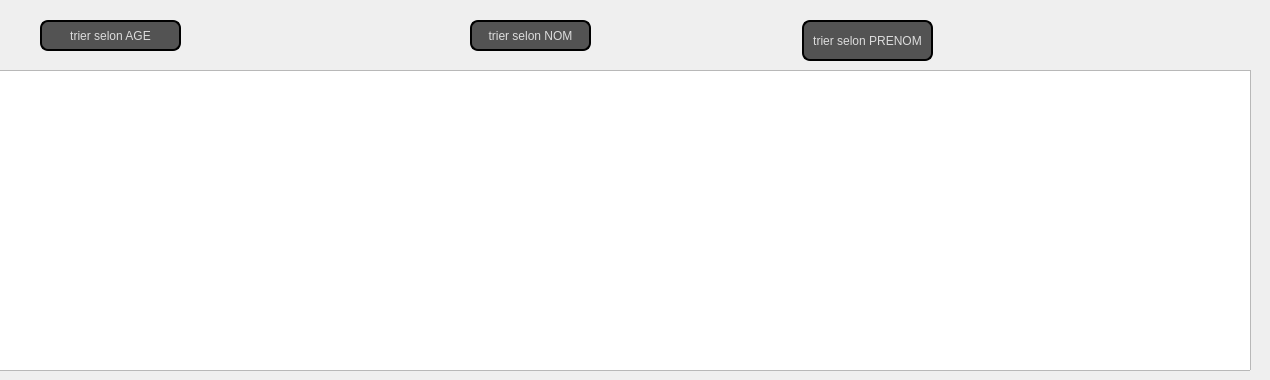
      <widget class="QWidget" name="tab_6">
       <attribute name="title">
        <string> trier entretient</string>
       </attribute>
       <widget class="QTreeView" name="table_tri">
        <property name="geometry">
         <rect>
          <x>-10</x>
          <y>70</y>
          <width>1261</width>
          <height>301</height>
         </rect>
        </property>
       </widget>
       <widget class="QLabel" name="label_22">
        <property name="geometry">
         <rect>
          <x>260</x>
          <y>10</y>
          <width>56</width>
          <height>16</height>
         </rect>
        </property>
        <property name="text">
         <string/>
        </property>
       </widget>
       <widget class="QPushButton" name="trier_age">
        <property name="geometry">
         <rect>
          <x>40</x>
          <y>20</y>
          <width>141</width>
          <height>31</height>
         </rect>
        </property>
        <property name="styleSheet">
         <string notr="true">QPushButton {
color: #dcdcdc;
background:#535353;
border: none;
font-size:12px;
font-family:Arial, Helvetica, sans-serif;
border: 2px solid ;
border-radius: 8px;
}
QPushButton:hover {
color:#fff;
	background-color: rgb(0, 0, 127);
border: none;
}</string>
        </property>
        <property name="text">
         <string>trier selon AGE</string>
        </property>
       </widget>
       <widget class="QPushButton" name="trier_nom">
        <property name="geometry">
         <rect>
          <x>470</x>
          <y>20</y>
          <width>121</width>
          <height>31</height>
         </rect>
        </property>
        <property name="styleSheet">
         <string notr="true">QPushButton {
color: #dcdcdc;
background:#535353;
border: none;
font-size:12px;
font-family:Arial, Helvetica, sans-serif;
border: 2px solid ;
border-radius: 8px;
}
QPushButton:hover {
color:#fff;
	background-color: rgb(0, 0, 127);
border: none;
}</string>
        </property>
        <property name="text">
         <string>trier selon NOM</string>
        </property>
       </widget>
       <widget class="QPushButton" name="trier_prenom">
        <property name="geometry">
         <rect>
          <x>802</x>
          <y>20</y>
          <width>131</width>
          <height>41</height>
         </rect>
        </property>
        <property name="styleSheet">
         <string notr="true">QPushButton {
color: #dcdcdc;
background:#535353;
border: none;
font-size:12px;
font-family:Arial, Helvetica, sans-serif;
border: 2px solid ;
border-radius: 8px;
}
QPushButton:hover {
color:#fff;
	background-color: rgb(0, 0, 127);
border: none;
}</string>
        </property>
        <property name="text">
         <string>trier selon PRENOM</string>
        </property>
       </widget>
      </widget>
